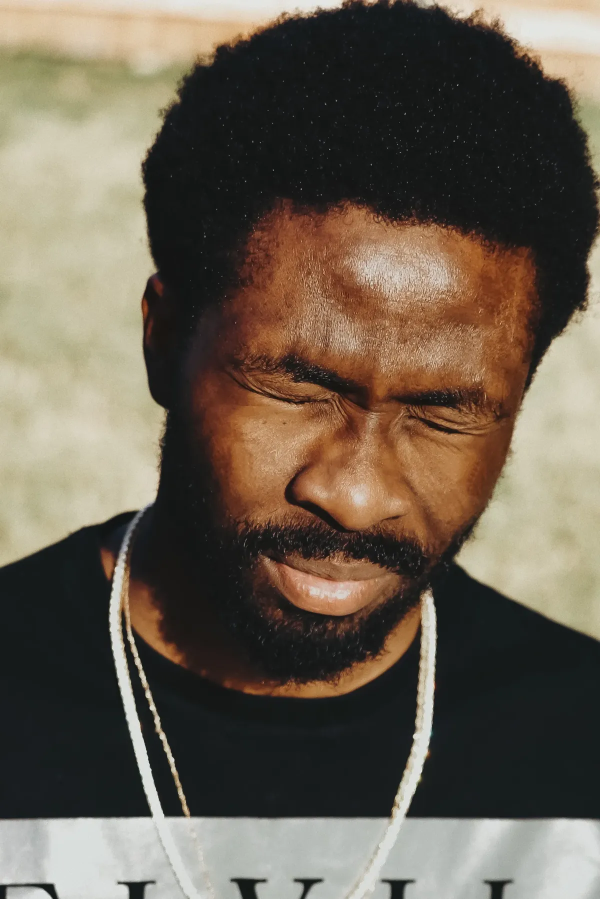
#> input picture assets/images/gallery/portraits/ade-tunji-large.webp, 1200 x 1798 px (shown at 1/2 size); its folder holds 4 pictures in this run
$ python image-resize.py
#> lines starting #> are read from the running program, lines starting #| are printed output that depends on the picture
import os
from PIL import Image

# Dossier contenant les images à redimensionner
input_folder = './assets/images/gallery/portraits'
# Dossier de sortie pour les images redimensionnées
output_folder = './assets/images/gallery/portraits'

# Créer le dossier de sortie s'il n'existe pas
os.makedirs(output_folder, exist_ok=True)

# Tailles à redimensionner
sizes = [(1200, 'large'), (300, 'small')]

# Parcourir les fichiers dans le dossier d'entrée
for filename in os.listdir(input_folder):
    if filename.endswith(('.png', '.jpg', '.jpeg', '.webp')):
        img_path = os.path.join(input_folder, filename)
        img = Image.open(img_path)
#> img is the input picture: PIL image 1200x1798 RGB; mean R, G, B 106.4, 95.8, 81.8

        # Redimensionner et sauvegarder les images
        for size, label in sizes:
            resized_img = img.resize((size, int((size / img.width) * img.height)))
            resized_img.save(os.path.join(output_folder, f"{os.path.splitext(filename)[0]}-{label}.webp"))
#> this loop made 2 passes
#> pass 2, `resized_img = img.resize((size, int((size / img.width) * img.height)))`:
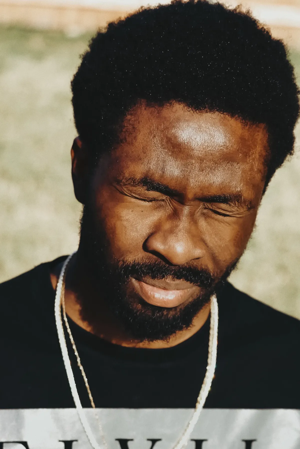
#> resized_img: PIL image 300x449 RGB; mean R, G, B 106.4, 95.8, 81.7
#> pass 2 of the loop `for filename in os.listdir(input_folder):`:
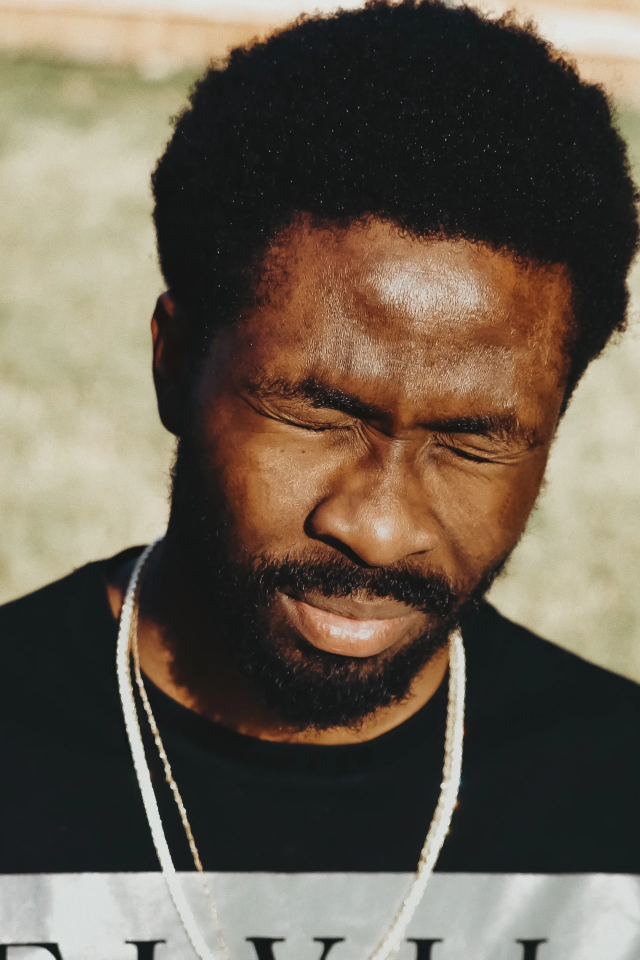
#> input picture assets/images/gallery/portraits/ade-tunji-rVkhWWZFAtQ-unsplash.webp, 1920 x 2878 px (shown at 1/3 size)
#> img is the input picture: PIL image 1920x2878 RGB; mean R, G, B 106.4, 95.6, 81.8
#> the loop `for size, label in sizes:` made 2 passes
#> pass 2, `resized_img = img.resize((size, int((size / img.width) * img.height)))`:
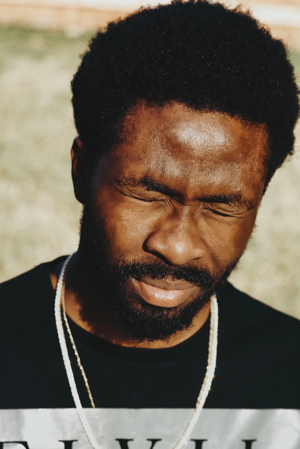
#> resized_img: PIL image 300x449 RGB; mean R, G, B 106.4, 95.6, 81.8

print("Redimensionnement terminé.")
